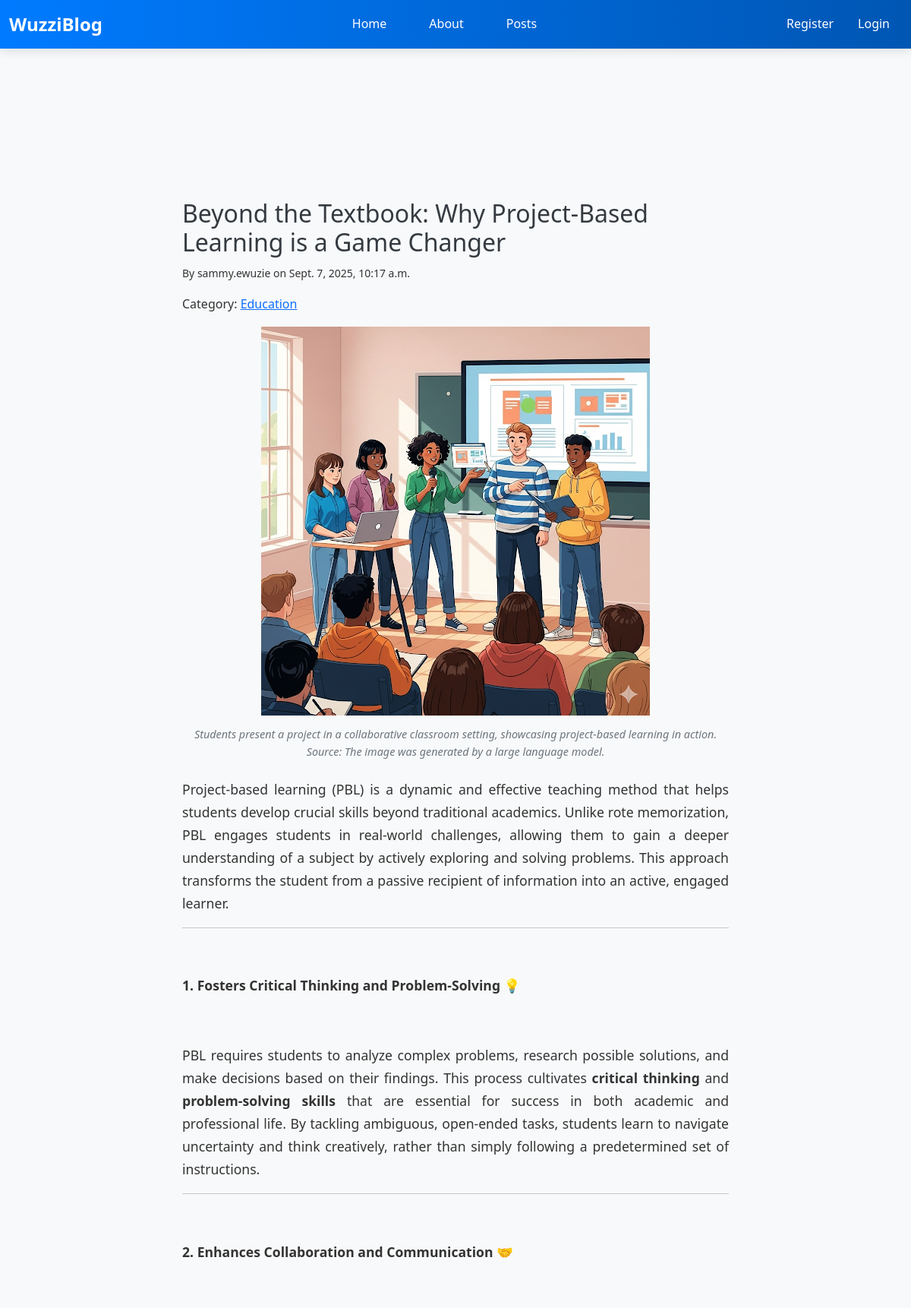
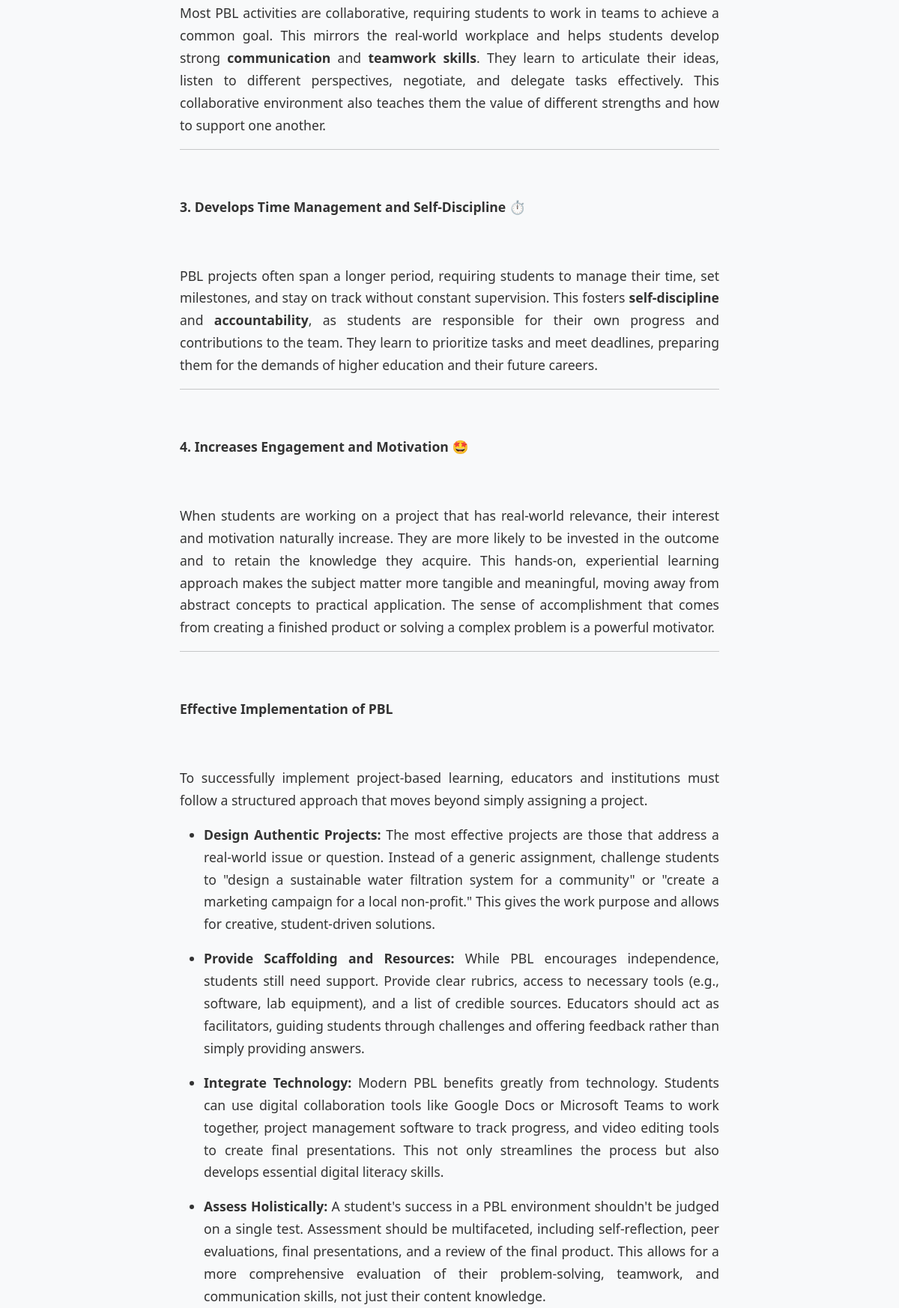
The page /posts/beyond-the-textbook-why-project-based-learning-is-a-game-changer/ (upper part) on the database its author committed (2 pictures, top to bottom).
### posts/models.py (models this page shows, shortened)
class Post(models.Model):
    title = models.CharField(max_length=200)
    slug = models.SlugField(unique=True, blank=True)
    content = RichTextUploadingField(config_name='default')
    author = models.ForeignKey(User, on_delete=models.CASCADE)
    created_at = models.DateTimeField(auto_now_add=True)
    updated_at = models.DateTimeField(auto_now=True)
    published = models.BooleanField(default=True)
    image = models.ImageField(upload_to="post_images/", blank=True, null=True)
    image_url = models.URLField(blank=True, null=True, max_length=2000)
    image_caption = models.CharField(max_length=255, blank=True) # Add this field
    likes = models.ManyToManyField(User, related_name='liked_posts', through='Like', blank=True)
    category = models.ForeignKey(Category, on_delete=models.SET_NULL, null=True, related_name='posts')
    class Meta:
        ordering = ['-created_at']
    def total_comments(self):
        return self.comments.filter(active=True).count()

class Category(models.Model):
    name = models.CharField(max_length=100, unique=True)

### posts/views.py (the view)
# urls.py: path("posts/<slug:slug>/", views.post_detail, name="post_detail"),
def post_detail(request, slug):
    post = get_object_or_404(Post, slug=slug, published=True)
    context = {"post": post}
    extra_context = get_post_context(request, post)
    context.update(extra_context)
    return render(request, "posts/post_detail.html", context)

### posts/models.py (called while the page is built)
    def get_replies(self):
        return Comment.objects.filter(parent=self, active=True)

### posts/views.py (called while the page is built)
def get_post_context(request, post):
    context = {}
    if request.user.is_authenticated:
        context["user_has_liked"] = Like.objects.filter(user=request.user, post=post).exists()
    else:
        context["user_has_liked"] = False
    context["comments"] = post.comments.filter(active=True, parent=None).order_by("-created_at")
    context["comment_form"] = CommentForm()
    context["shared_post"] = request.session.pop("shared_post", None)
    return context

### posts/templates/posts/post_detail.html (shortened to what this page needs)
{% extends "base.html" %}
{% block content %}
<div class="container mt-5">
    <div class="row">
        <div class="col-lg-8 offset-lg-2">
            <h2>{{ post.title }}</h2>
            <p><small>By {{ post.author }} on {{ post.created_at }}</small></p>
            {% if post.category %}
                <p>Category: <a href="{% url 'posts:category_posts' post.category.name %}">{{ post.category.name }}</a></p>
            {% else %}
                <p>Category: Uncategorized</p>
            {% endif %}
            {% if post.image %}
                <figure class="post-image-container">
                    <img src="{{ post.image.url }}" class="img-fluid mb-2 post-content-image" alt="{{ post.title }}">
                    {% if post.image_caption %}
                        <figcaption class="image-caption">{{ post.image_caption }}</figcaption>
                    {% endif %}
                </figure>
            {% endif %}
            <div class="post-content">
                {{ post.content|safe }}
            </div>
        </div>
    </div>
</div>
{% endblock %}

### static/css/style.css (style rules this page uses)
:root { --nav-height: 70px; }
body { font-family: 'Segoe UI', Tahoma, Geneva, Verdana, sans-serif; background-color: #f8f9fa; color: #333; line-height: 1.6; padding-top: var(--nav-height); }
h1, h2 { color: #343a40; }
.post-image-container { margin: 0 0 1.5em 0; text-align: center; }
.image-caption { font-size: 0.9em; color: #6c757d; margin-top: 5px; font-style: italic; display: block; }
.post-content { line-height: 1.7; font-size: 1.1em; color: #333; text-align: justify; margin-bottom: 2em; }
.post-content::after { content: ""; display: table; clear: both; }

### rows shown on the page
Post: title "Beyond the Textbook: Why Project-Based Learning is a Game Changer", author "sammy.ewuzie", created_at "Sept. 7, 2025, 10:17 a.m.", category.name "Education", image (picture), image_caption "Students present a project in a collaborative classroom setting, showcasing project-based learning in action. Source: The image was generated by a large language model.", content "Project-based learning (PBL) is a dynamic and effective teaching method that helps students develop crucial skills beyond traditional academics. Unlike rote memorization, PBL engages students in real-world challenges, allowing them to gain a deeper understanding of a subject by actively exploring and solving problems. This approach transforms the student from a passive recipient of information into an active, engaged learner. 1. Fosters Critical Thinking and Problem-Solving 💡 PBL requires students to analyze complex problems, research possible solutions, and make decisions based on their findings. This process cultivates critical thinking and problem-solving skills that are essential for…"
